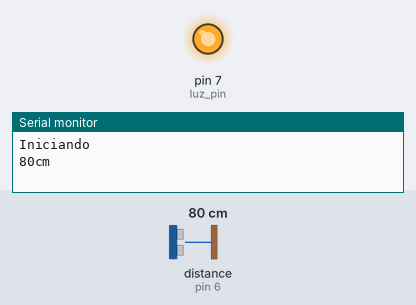
Simulated run of this sketch. Board: Arduino Uno, built with avr-gcc and run on an emulated ATmega328P. Parts: output pins drawn as LEDs (lit = HIGH), the last lines printed to the serial monitor. Wiring (inferred from the names in the program): ultrasonic range finder: trigger pin 6; echo pin 6. The test bench sets the inputs (shaded band); at power-on: distance to the obstacle (sensor on pin 6) 80 cm. The echo pulse lasts 58.3 µs per cm.

Above: at 1.2 s.
1.3 s: distance to the obstacle (sensor on pin 6) set to 87 cm
2.8 s: distance to the obstacle (sensor on pin 6) set to 96 cm
At 3.8 s:
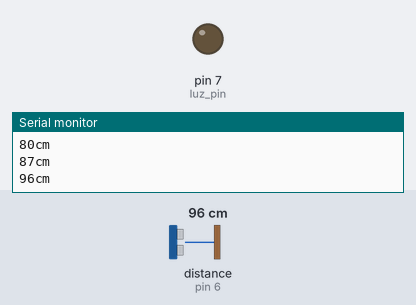
4.4 s: distance to the obstacle (sensor on pin 6) set to 2 cm
At 5.7 s:
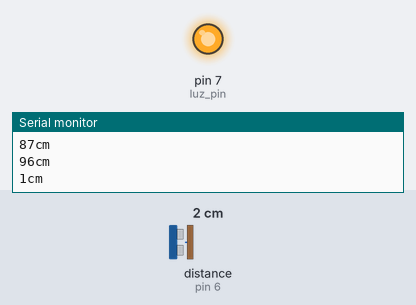
6.0 s: distance to the obstacle (sensor on pin 6) set to 120 cm
At 6.7 s:
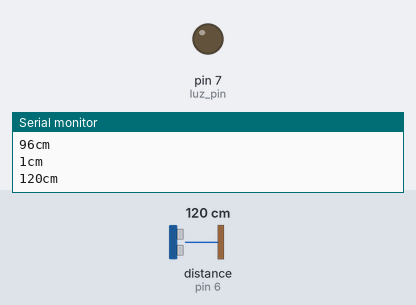
Timing chart, 0 to 8.6 s (numbered marks = the images above; inputs shaded):
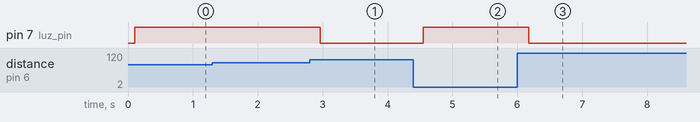

The sketch:

utn_clase_arduino_09_001.ino
```cpp
int lectura = 0;
int anterior = 0;
int distancia = 0;
int pin = 6;
int luz_pin = 7;
void setup()
{
	Serial.begin(9600);
  	pinMode(luz_pin, OUTPUT);
	Serial.println("Iniciando");
}
void loop()
{
	lectura = readUltrasonicDistance(pin, pin);
	distancia = 0.01723 * lectura;
	if ( distancia != anterior )
 	{
    	anterior = distancia;
		Serial.print(distancia);
 		Serial.println("cm");

  	}
    delay(100);
    if(distancia <= 90)
    {
          digitalWrite(luz_pin, HIGH);
    }
    else
    {
          digitalWrite(luz_pin, LOW);
    }
}
long readUltrasonicDistance(int triggerPin, int echoPin)
{
	pinMode(triggerPin, OUTPUT);
	digitalWrite(triggerPin, LOW);
	delayMicroseconds(2);
	digitalWrite(triggerPin, HIGH);
	delayMicroseconds(10);
	digitalWrite(triggerPin, LOW);
	pinMode(echoPin, INPUT);
	return pulseIn(echoPin, HIGH);
}
```

Measured:
- the behaviour switches between 90 and 91 cm on distance to the obstacle (sensor on pin 6) (found by bisection; images 0 and 1)
- after the input at 2.8 s, pin 7 (luz_pin): HIGH → LOW after 0.16 s
- after the input at 4.4 s, pin 7 (luz_pin): LOW → HIGH after 0.15 s
- after the input at 6.0 s, pin 7 (luz_pin): HIGH → LOW after 0.17 s
